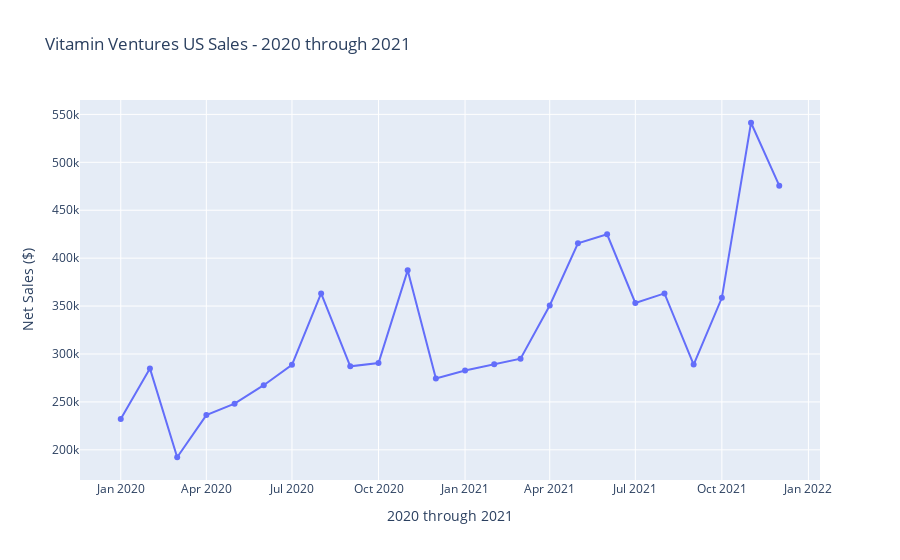

The code cell stored with this chart in its notebook:
### Code cell
x=US_month_df.date
y=US_month_df.sum_net_sales
fig = px.line(df, x=x, y=y,
              title="Vitamin Ventures US Sales - 2020 through 2021",
              labels=dict(x="2020 through 2021",
                     y="Net Sales ($)"),
              markers = True
                           )
            
fig.show()

### Figure 1 — Plotly figure (JSON) as saved in the notebook; plotly's stock layout.template omitted (floating-point values rounded to 4 significant figures)
{"data": [{"hovertemplate": "2020 through 2021=%{x}<br>Net Sales ($)=%{y}<extra></extra>", "legendgroup": "", "line": {"color": "#636efa", "dash": "solid"}, "marker": {"symbol": "circle"}, "mode": "lines+markers", "name": "", "orientation": "v", "showlegend": false, "type": "scatter", "x": ["2020-01-01", "2020-02-01", "2020-03-01", "2020-04-01", "2020-05-01", "2020-06-01", "2020-07-01", "2020-08-01", "2020-09-01", "2020-10-01", "2020-11-01", "2020-12-01", "2021-01-01", "2021-02-01", "2021-03-01", "2021-04-01", "2021-05-01", "2021-06-01", "2021-07-01", "2021-08-01", "2021-09-01", "2021-10-01", "2021-11-01", "2021-12-01"], "xaxis": "x", "y": [232200.0, 285000.0, 192300.0, 236200.0, 248100.0, 267400.0, 288700.0, 363200.0, 287100.0, 290500.0, 387300.0, 274300.0, 282800.0, 289400.0, 295100.0, 350600.0, 415500.0, 424900.0, 353300.0, 363200.0, 289000.0, 358600.0, 541300.0, 475600.0], "yaxis": "y"}], "layout": {"legend": {"tracegroupgap": 0}, "title": {"text": "Vitamin Ventures US Sales - 2020 through 2021"}, "xaxis": {"anchor": "y", "domain": [0, 1], "title": {"text": "2020 through 2021"}}, "yaxis": {"anchor": "x", "domain": [0, 1], "title": {"text": "Net Sales ($)"}}}}
